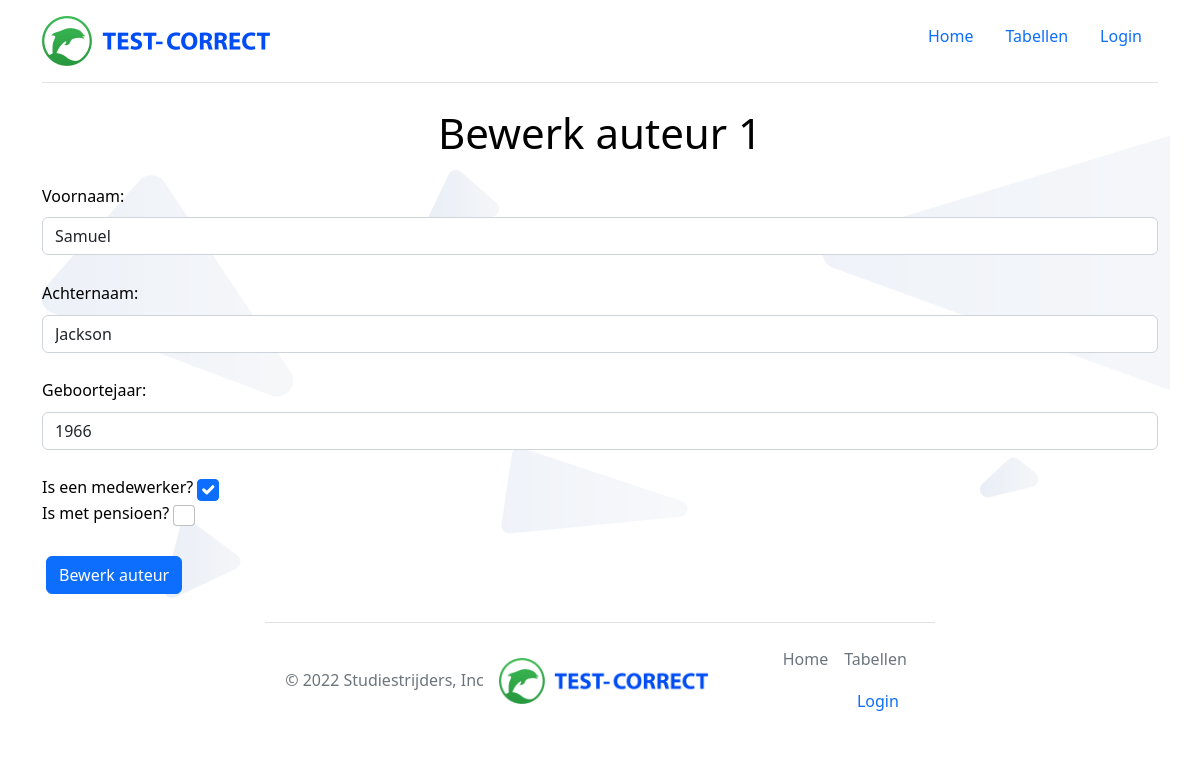
Page /edit_auteur/1 on the committed database.
### tables this page shows
CREATE TABLE auteurs (id integer NOT NULL, voornaam varchar (80) NOT NULL, achternaam varchar (80) NOT NULL, geboortejaar integer DEFAULT NULL, medewerker BOOLEAN NOT NULL, met_pensioen BOOLEAN NOT NULL);

### app.py (the view)
@app.route("/edit_auteur/<id>")
def edit_medewerker(id):
    get_medewerker = editbl.auteur(id)
    print(get_medewerker)
    id = get_medewerker[0]
    voornaam = get_medewerker[1]
    achternaam = get_medewerker[2]
    geboortejaar = get_medewerker[3]
    medewerker = get_medewerker[4]
    met_pensioen = get_medewerker[5]
    return render_template("edit_auteur.html", id = id, voornaam = voornaam, achternaam = achternaam, geboortejaar = geboortejaar, medewerker = medewerker, met_pensioen = met_pensioen)

### app.py (called while the page is built)
@app.before_request
def check_login():
    if request.endpoint not in ["/", "home", "login", "login_post"]:
        if not session.get('logged_in', 'username'):
            return redirect(url_for('home'))

### lib/edittable.py (called while the page is built)
    def auteur(self, id): #copypasta van demodatabase.py
        try:
            connection = sqlite3.connect(self.database_file)
            cursor = connection.cursor()
            cursor.execute("SELECT * FROM auteurs WHERE id = ?", [id])
            auteur = cursor.fetchone()
            connection.close()
        except OperationalError as e:
            print(f"Error opening database file {self.database_file}")
            raise e
        return auteur

### templates/edit_auteur.html (shortened to what this page needs)
{% extends "base.html" %}
{% block head %}
    {{super()}}
    <link rel="stylesheet" href="/static/basic.css" type="text/css">
{% endblock %}
{% block content %}
    <h1>Bewerk auteur {{id}}</h1>
    <form method="POST" action="/edit_auteur/{{id}}">
        <label for="voornaam" class="form-label">Voornaam:</label><br/>
        <input type="text" name="voornaam" class="form-control" value="{{voornaam}}"><br/>
        <label for="achternaam" class="form-label">Achternaam:</label><br/>
        <input type="text" name="achternaam" class="form-control" value="{{achternaam}}"><br/>
        <label for="geboortejaar" class="form-label">Geboortejaar:</label><br/>
        <input type="text" name="geboortejaar" class="form-control" value="{{geboortejaar}}"><br/>
        <label class="form-check-label" for="check">Is een medewerker?</label>
        <input type="checkbox" name="medewerker" {{ "checked" if medewerker == 1 }} class="form-check-input" id="check"><br/>
        <label class="form-check-label" for="check">Is met pensioen?</label>
        <input type="checkbox" name="met_pensoen" {{ "checked" if met_pensioen == 1 }} class="form-check-input" id="check"><br/><br/>
        <button type="submit" class="btn btn-primary">Bewerk auteur</button>
    </form>
{% endblock %}

### static/style.css (style rules this page uses)
* { margin: 0; padding: 0; }
body { font-family:sans-serif }
h1 { text-align: center; margin-bottom: 80px; }

### rows in the picture
auteurs: voornaam "Samuel", achternaam "Jackson", geboortejaar "1966"

### other values in the picture
{{ id }} "1"
